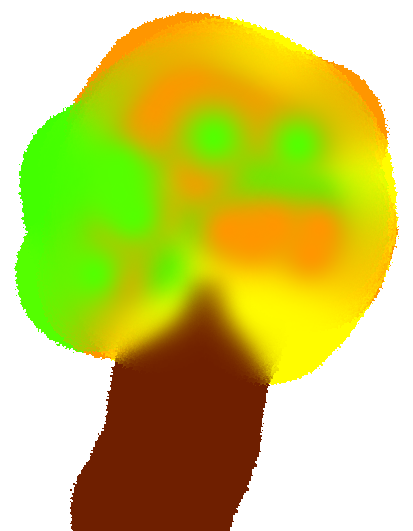
#> input picture 010_opencv_basics/021_image_editing/input/sample.png, 413 x 531 px, found by its file name
$ python 010_color_conversion.py
#> lines starting #> are read from the running program, lines starting #| are printed output that depends on the picture
import os
import cv2

dir_proj = os.getcwd()
dir_base = os.path.join(dir_proj, "010_opencv_basics",
                        "021_image_editing")
img_path = os.path.join(dir_base, "input", "sample.png")
dir_output = os.path.join(dir_base, "output", "color_conversion")
os.makedirs(dir_output, exist_ok=True)

img = cv2.imread(img_path)
#> img is the input picture: shape (531, 413, 3); mean B, G, R 94.9, 201.3, 202
if img is None:
    print("Error: Could not open image")
    exit()

"""===========================================================================================
Convert Colors
==========================================================================================="""
# Convert the BGR image to grayscale.
gray = cv2.cvtColor(img, cv2.COLOR_BGR2GRAY)
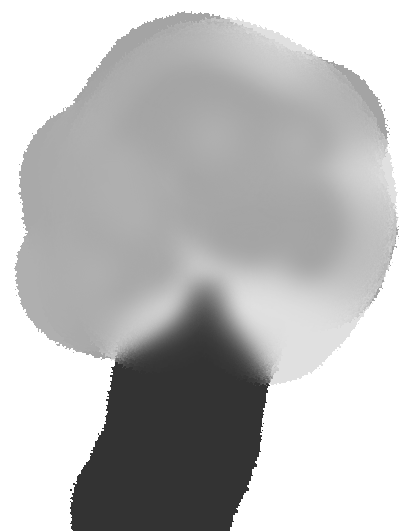
#> gray: shape (531, 413); min 51, max 255, mean 189.3
cv2.imwrite(os.path.join(dir_output, "color_01_gray.png"), gray)

# Saving an RGB image directly produces incorrect colors because cv2.imwrite expects BGR.
rgb = cv2.cvtColor(img, cv2.COLOR_BGR2RGB)
cv2.imwrite(os.path.join(dir_output, "color_03_rgb_saved_wrong.png"), rgb)

# Convert RGB back to BGR before saving to keep the original colors.
rgb_saved_correctly = cv2.cvtColor(rgb, cv2.COLOR_RGB2BGR)
cv2.imwrite(os.path.join(dir_output, "color_02_rgb_correct.png"),
            rgb_saved_correctly)

# Change the Hue channel in HSV space to shift the overall color tone.
# Visit https://colorizer.org/ to experiment with HSV values.
hsv = cv2.cvtColor(img, cv2.COLOR_BGR2HSV)
#> hsv: shape (531, 413, 3); mean H, S, V 17.1, 160.1, 224.2
hsv[:, :, 0] = (hsv[:, :, 0] + 60) % 180
#> hsv: shape (531, 413, 3); mean H, S, V 77.1, 160.1, 224.2
hue_changed = cv2.cvtColor(hsv, cv2.COLOR_HSV2BGR)
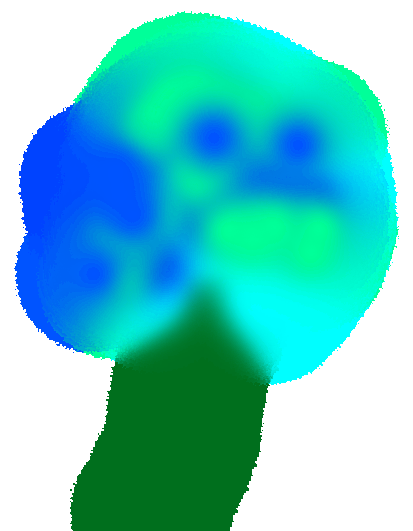
#> hue_changed: shape (531, 413, 3); mean B, G, R 201.1, 201.9, 94.9
cv2.imwrite(os.path.join(dir_output, "color_04_hue_changed.png"), hue_changed)

# Invert colors by subtracting each pixel value from 255.
inverted = 255 - img
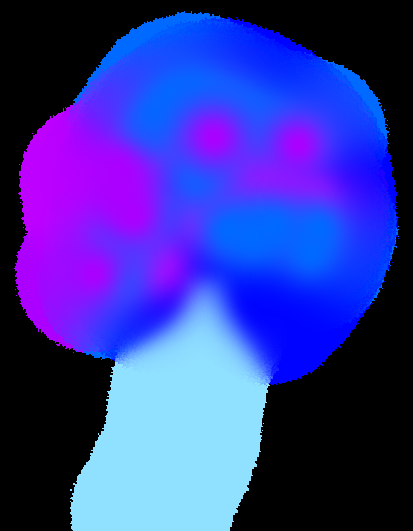
#> inverted: shape (531, 413, 3); mean B, G, R 160.1, 53.7, 53
cv2.imwrite(os.path.join(dir_output, "color_05_inverted.png"), inverted)
